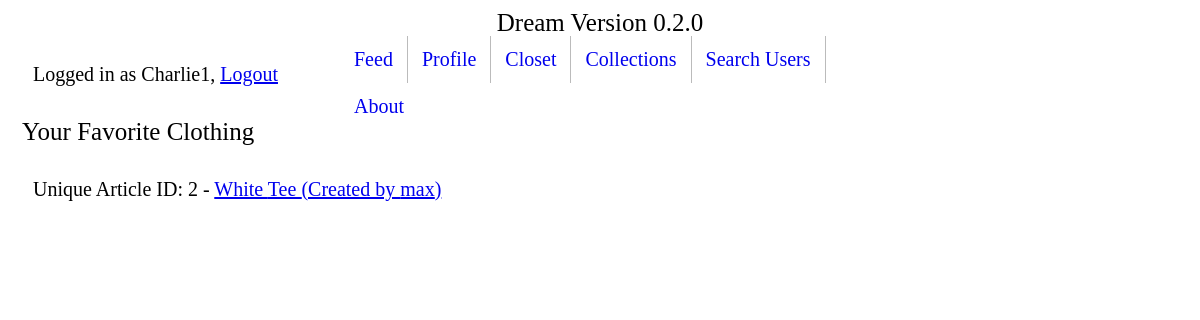
The page /clothing/favorite-articles/ (signed in) on the database as committed earlier.
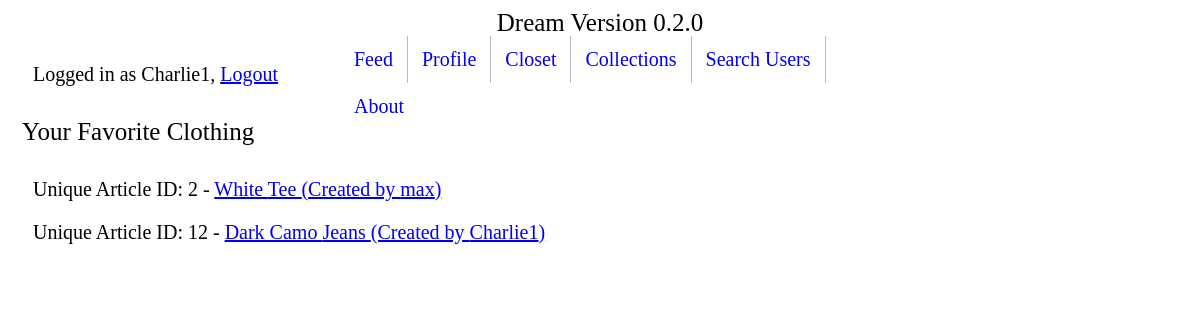
The same page on the database as committed later.
### clothing/models.py (models this page shows, shortened)
class Article(models.Model):
    location_choices = (
        ('TOP', 'Top'),
        ('BTM', 'Bottom'),
        ('SHS', 'Shoes'),
    )
    creator = models.ForeignKey(User, on_delete=models.SET_NULL, null=True)
    actual_location = models.CharField(max_length=60, choices=location_choices, default='None', null=True)
    clothing_type = models.CharField(max_length=60)  # henley, jeans, sneakers
    color = models.CharField(max_length=20)
    cut = models.CharField(max_length=60, blank=True)
    pattern = models.CharField(max_length=60, blank=True)
    material = models.CharField(max_length=60, blank=True)
    favorited = models.ManyToManyField(User, blank=True, related_name="article_favorited_by")
    def get_absolute_url(self):
        return reverse('clothing:article-detail', kwargs={"pk": self.pk})

### clothing/views.py (the view)
# urls.py: path('favorite-articles/', FavoritedArticleListView.as_view(), name='favorite-article-list'),
class FavoritedArticleListView(ListView, LoginRequiredMixin):
    template_name = 'clothing/favorited_article_list.html'
    def get_queryset(self):
        return self.request.user.article_favorited_by.all()

### clothing/templates/clothing/favorited_article_list.html
{% extends 'base.html' %}
{% block content %}
<h1>Your Favorite Clothing</h1>
{% for instance in object_list %}
<p> Unique Article ID: {{ instance.id }} - <a href='{{ instance.get_absolute_url }}'>{{ instance.color }} {{ instance.clothing_type }} (Created by {{ instance.creator }})</a>
{% endfor %}
{% endblock %}

### templates/base.html (shortened to what this page needs)
<body>
  <p class="toptitle">Dream Version 0.2.0</p>
</body>
<ul class="navbar">
  <li><a href="/feed">Feed</a></li>
  <li><a href="/userprofiles/my-profile">Profile</a></li>
  <li class="dropdown">
    <a href="/clothing/closet" class="dropbtn">Closet</a>
  </li>
  <li><a href="/clothing/collections">Collections</a></li>
  <li><a href="/userprofiles">Search Users</a></li>
  <li><a href="/about">About</a></li>
</ul>
  {% if user.is_authenticated %}
    <p>Logged in as {{ user.get_username }}, <a href="{% url 'logout'%}">Logout</a></p>
  {% elif 'logout' in request.path %}
  {% else %}
    <p><a href="{% url 'login'%}?next={{request.path}}">Login</a></p>
  {% endif %}
{% block content %}{% endblock %}

### templates/base.html (style rules this page uses)
h1 { padding: 12px 14px; }
h1 { font-family:calibri; font-size: 25px; font-weight: 500; }
p { padding: 0px 25px; font-family: calibri light; font-size: 20px; }
li { float: left; border-right: 1px solid #bbb; }
li:last-child { border-right: none; }
li a { display: block; padding: 12px 14px; text-align: center; text-decoration: none; text-color: black; }
p.toptitle { font-family:calibri light; font-size: 25px; text-align: center; padding: 1px 1px; left: 50% transform: translate(-50%, -50%); }
ul.navbar { display: inline-block; list-style-type: none; text-align: center; font-family:calibri light; font-size: 20px; position: absolute; left: 50%; transform: translate(-50%, -50%); }

Rows that differ between the two databases and show on the page:
added Article: id "12", color "Dark Camo", clothing_type "Jeans", creator "Charlie1"
